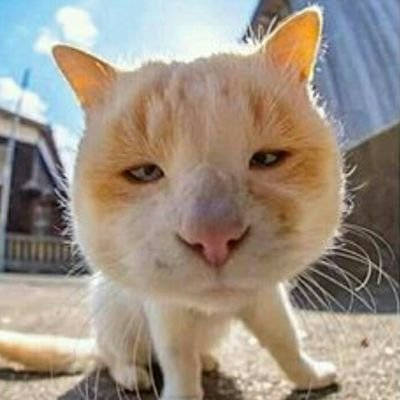
#> input picture pertemuan4/assets/img/kucing-oren-barbar.jpg, 400 x 400 px
$ python negative-image.py
#> lines starting #> are read from the running program, lines starting #| are printed output that depends on the picture
import cv2
import numpy as np

image = cv2.imread('../assets/img/kucing-oren-barbar.jpg')
#> image is the input picture: shape (400, 400, 3); mean B, G, R 132.3, 145.3, 157.1
if image is None:
    print('Could not open or find the image. ')
    exit(0)

new_image = np.zeros(image.shape, image.dtype)
for y in range(image.shape[0]):
    for x in range(image.shape[1]):
        new_image[y, x] = 255 - image[y, x]
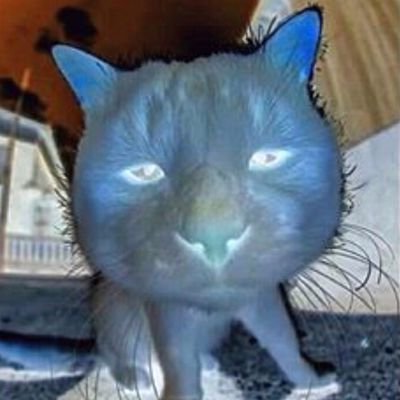
#> new_image: shape (400, 400, 3); mean B, G, R 122.7, 109.7, 97.9

cv2.imshow('Original image', image)
cv2.imshow('Negative image', new_image)
cv2.waitKey()
